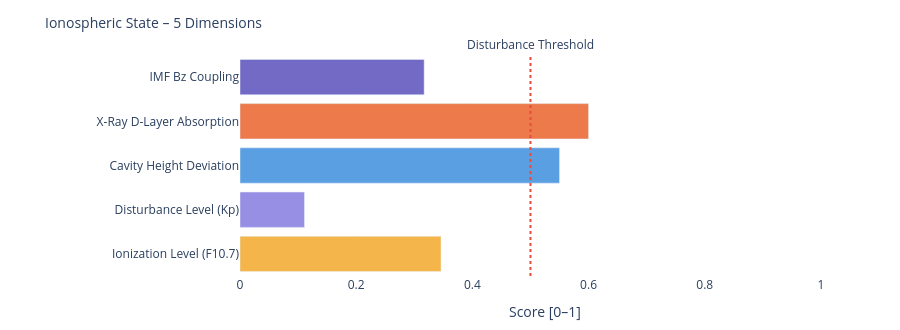

Notebook code cell kept with this figure:
### Markdown cell above
---
### 📐 Systemic Insight: Geometric Cavity vs. Real Schumann Resonance

**Relevant for:** Layer 6 = delta analysis &nbsp;|&nbsp; Layer 7 = feature vector / system interpretation

A cavity height change from 80 km to 70 km shifts the **idealized geometric frequencies** only minimally:

| Modus | Aktuell | Referenz | Δ |
|-------|---------|----------|---|
| SR-1 | 10.4762 Hz | 10.4599 Hz | +16 mHz |
| SR-2 | 18.1452 Hz | 18.1171 Hz | +28 mHz |
| SR-3 | 25.6612 Hz | 25.6215 Hz | +40 mHz |
| SR-4 | 33.1285 Hz | 33.0772 Hz | +51 mHz |

The geometric effect is limited because 10 km is very small compared to Earth's radius (~6371 km).

**Consequence:** Real Schumann deviations are likely driven more strongly by **conductivity, damping, day/night structure, lightning distribution and source geometry** than by pure cavity height.

---

**Layer 6 compares:**
```
geometric Δ from Layer 4  vs.  observed Δ from real Schumann measurement data
```

**Layer 7 Feature:**
```
If real Δ >> geometric Δ  →  non-geometric factors dominant
```

### Code cell
# ============================================================
# IONOSPHERIC STATE – Summary gauge
# Five dimensions: ionization, disturbance, cavity height, X-Ray, Bz coupling
# ============================================================

def norm(v, lo, hi):
    if v is None: return None
    return round(max(0.0, min(1.0, (v - lo) / (hi - lo))), 3)

# Ionization level (F10.7 → F2-Layer)
ioniz = norm(f107_val, 60, 250)

# Disturbance level (Kp → E/F-Layer irregularities)
disturb = norm(kp_val, 0, 9)

# Cavity height deviation from reference (80 km)
h_dev = norm(abs(h_eff - 80), 0, 20)

# X-Ray ionization (D-Layer absorption)
xray_ioniz = None
if xray_now is not None:
    xray_ioniz = norm(math.log10(max(xray_now, 1e-9)) + 9, 0, 5)

# Bz coupling (southward Bz → stronger magnetosphere-ionosphere coupling)
bz_coupling = norm(-(bz_now or 0), -5, 30) if bz_now is not None else None

dims = [
    ('Ionization Level (F10.7)',    ioniz,      '#F2A623'),
    ('Disturbance Level (Kp)',      disturb,    '#7F77DD'),
    ('Cavity Height Deviation',     h_dev,      '#378ADD'),
    ('X-Ray D-Layer Absorption',    xray_ioniz, '#E85D24'),
    ('IMF Bz Coupling',             bz_coupling,'#534AB7'),
]

fig = go.Figure()
for name, val, col in dims:
    if val is not None:
        h = int(val * 20)
        bar = '█' * h + '░' * (20 - h)
        label = f'{name}:  {bar}  {val:.3f}'
    else:
        label = f'{name}:  {"─" * 20}  n/a'
    fig.add_trace(go.Bar(
        x=[val if val is not None else 0],
        y=[name],
        orientation='h',
        marker_color=col, opacity=0.82,
        showlegend=False
    ))

fig.add_vline(x=0.5, line_dash='dot', line_color='#e74c3c',
              annotation_text='Disturbance Threshold', annotation_position='top')
fig.update_layout(
    title=dict(text='Ionospheric State – 5 Dimensions', font=dict(size=14)),
    xaxis=dict(title='Score [0–1]', range=[0, 1.05]),
    height=330, plot_bgcolor='rgba(0,0,0,0)', paper_bgcolor='rgba(0,0,0,0)',
    margin=dict(l=240, r=50, t=55, b=40)
)
fig.show()

print(f'\nIonospheric state:')
for name, val, _ in dims:
    print(f'  {name:<35} {val:.3f}' if val is not None else f'  {name:<35} n/a')

### Figure 1 — Plotly figure (JSON) as saved in the notebook; plotly's stock layout.template omitted (floating-point values rounded to 4 significant figures)
{"data": [{"marker": {"color": "#F2A623"}, "opacity": 0.82, "orientation": "h", "showlegend": false, "type": "bar", "x": [0.346], "y": ["Ionization Level (F10.7)"]}, {"marker": {"color": "#7F77DD"}, "opacity": 0.82, "orientation": "h", "showlegend": false, "type": "bar", "x": [0.111], "y": ["Disturbance Level (Kp)"]}, {"marker": {"color": "#378ADD"}, "opacity": 0.82, "orientation": "h", "showlegend": false, "type": "bar", "x": [0.55], "y": ["Cavity Height Deviation"]}, {"marker": {"color": "#E85D24"}, "opacity": 0.82, "orientation": "h", "showlegend": false, "type": "bar", "x": [0.6], "y": ["X-Ray D-Layer Absorption"]}, {"marker": {"color": "#534AB7"}, "opacity": 0.82, "orientation": "h", "showlegend": false, "type": "bar", "x": [0.317], "y": ["IMF Bz Coupling"]}], "layout": {"annotations": [{"showarrow": false, "text": "Disturbance Threshold", "x": 0.5, "xanchor": "center", "xref": "x", "y": 1, "yanchor": "bottom", "yref": "y domain"}], "height": 330, "margin": {"b": 40, "l": 240, "r": 50, "t": 55}, "paper_bgcolor": "rgba(0,0,0,0)", "plot_bgcolor": "rgba(0,0,0,0)", "shapes": [{"line": {"color": "#e74c3c", "dash": "dot"}, "type": "line", "x0": 0.5, "x1": 0.5, "xref": "x", "y0": 0, "y1": 1, "yref": "y domain"}], "title": {"font": {"size": 14}, "text": "Ionospheric State – 5 Dimensions"}, "xaxis": {"range": [0, 1.05], "title": {"text": "Score [0–1]"}}}}
